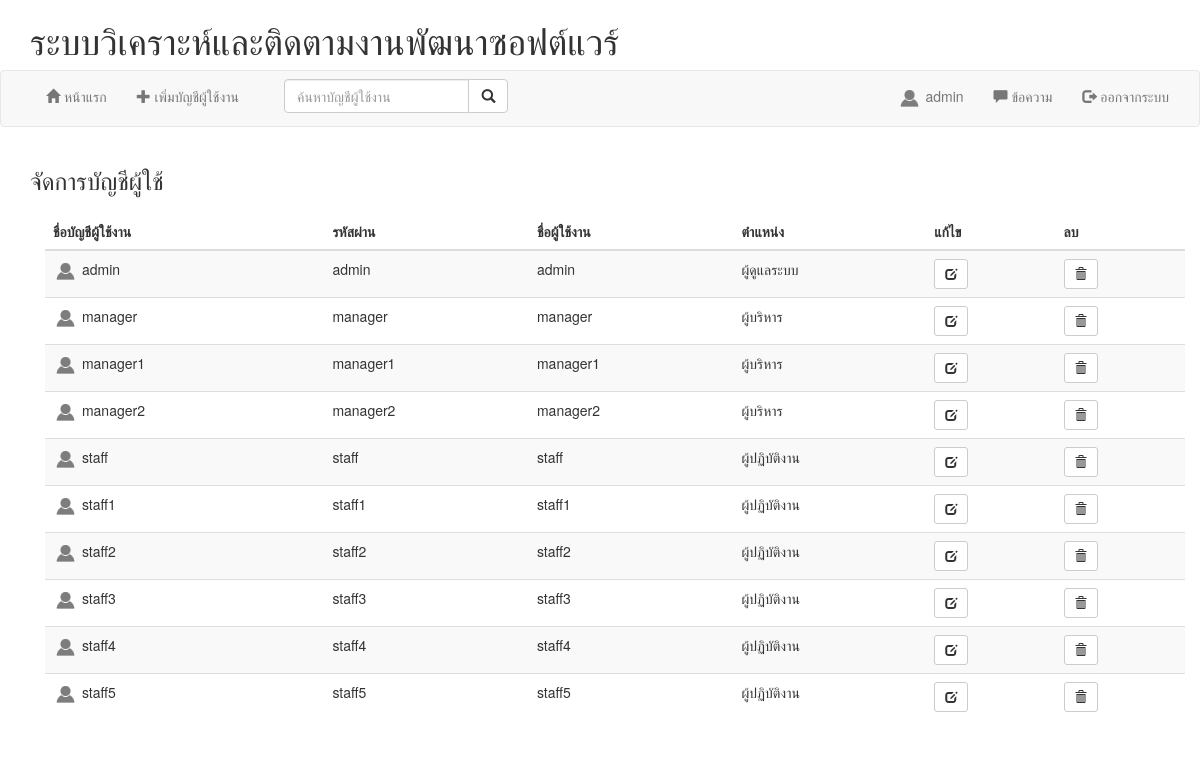
Page /manage_user.php (signed in) on the committed database.
### tables this page shows
CREATE TABLE tb_user (
  Username varchar(20) NOT NULL,
  Password varchar(20) NOT NULL,
  Realname varchar(50) NOT NULL,
  Position varchar(20) NOT NULL,
  Filename varchar(25) NOT NULL,
  PRIMARY KEY (Username)
);

### manage_user.php (the view, shortened to what this page needs)
<?php
require("connect.php");
$num_rec_per_page = 10;
if (isset($_GET["page"])) { $page  = $_GET["page"]; } else { $page = 1; };
$start_from = ($page - 1) * $num_rec_per_page;
if (isset($_SESSION['search_user'])) $keyword = $_SESSION['search_user'];
else $keyword = "";
?>
<!DOCTYPE html>
<html>
<head>
  <link rel="stylesheet" href="https://maxcdn.bootstrapcdn.com/bootstrap/3.3.7/css/bootstrap.min.css">
</head>
<body>
  <div class="container"><h1>ระบบวิเคราะห์และติดตามงานพัฒนาซอฟต์แวร์</h1></div>
  <nav class="navbar navbar-default">
    <div class="container-fluid">
      <div class="collapse navbar-collapse" id="myNavbar">
      <ul class="nav navbar-nav">
        <li><a href="search/clear_search_user.php"><span class="glyphicon">&#xe021;</span>&nbsp;หน้าแรก</a></li>
        <li><a href="add/add_user.php?page=<?= $page ?>"><span class="glyphicon">&#x2b;</span>&nbsp;เพิ่มบัญชีผู้ใช้งาน</a></li>
      </ul>
      <div class="col-sm-3 col-md-3">
        <form action="search/check_search_user.php" method="post" class="navbar-form" role="search">
          <div class="form-group">
            <div class="input-group">
              <input type="text"
              class="form-control"
              id="search_user"
              name="search_user"
              placeholder="ค้นหาบัญชีผู้ใช้งาน"
              value="<?= $keyword ?>"
              >
              <div class="input-group-btn">
                <button class="btn btn-default" type="submit">
                  <i class="glyphicon glyphicon-search"></i>
                </button>
              </div>
            </div>
          </div>
        </form>
      </div>
      <ul class="nav navbar-nav navbar-right">
        <li><a href="userprofile.php?username=<?php echo $_SESSION['user_login_name']; ?>"><img src="userpicture/<?php echo $_SESSION['user_login_picture'] ?>" height="25" width="25">&nbsp;<?php echo $_SESSION['user_login_realname']; ?></a></li>
        <li><a href="conversation/chatroom.php"><span class="glyphicon">&#xe111;</span>&nbsp;ข้อความ<span id="message_badges"></span></a></li>
        <li><a href="permission/logout.php"><span class="glyphicon">&#xe163;</span>&nbsp;ออกจากระบบ</a></li>
      </ul>
    </div>
  </div>
  </nav>
  <div class="container">
      <h3>จัดการบัญชีผู้ใช้</h3>
      <div class="container">
        <?php
        if ($keyword == Null || $keyword == "") {
          $sql_main = "SELECT *
          FROM tb_user
          ";
        }
        $rs = mysqli_query($con, $sql_main." LIMIT $start_from, $num_rec_per_page");
        if (mysqli_num_rows($rs) > 0) {
        ?>
        <p id="data_table">
          <table class="table table-striped">
            <thead>
              <tr>
                <th>ชื่อบัญชีผู้ใช้งาน</th>
                <th>รหัสผ่าน</th>
                <th>ชื่อผู้ใช้งาน</th>
                <th>ตำแหน่ง</th>
                <th>แก้ไข</th>
                <th>ลบ</th>
              </tr>
            </thead>
            <tbody>
              <?php
              while ($row = mysqli_fetch_array($rs)) {
                if ($row[3] == "Administrator") {
                  $str_position = "ผู้ดูแลระบบ";
                } else if ($row[3] == "Manager") {
                  $str_position = "ผู้บริหาร";
                } else {
                  $str_position = "ผู้ปฏิบัติงาน";
                }
                echo "<tr>
                <td><img src=\"userpicture/{$row[4]}\" height=\"25\" width=\"25\">&nbsp;{$row[0]}</td>
                <td>{$row[1]}</td>
                <td>{$row[2]}</td>
                <td>$str_position</td>
                <td>
                <a href=\"edit/edit_user.php?username={$row[0]}&page=$page\" class=\"btn btn-default btn-sm\" role=\"button\">
                <span class=\"glyphicon glyphicon-edit\"></span>
                </a>
                </td>
                <td>
                <a href=\"delete\delete_user.php?username={$row[0]}&page=$page\" class=\"btn btn-default btn-sm\" role=\"button\">
                <span class=\"glyphicon glyphicon-trash\"></span>
                </a>
                </td>
              </tr>";
            }
            ?>
          </tbody>
        </table>
      </p>
    <?php }  ?>
    </div>
  </div>
</body>
</html>

### rows in the picture
tb_user: Filename (picture), Username "admin", Password "admin", Realname "admin", Position "ผู้ดูแลระบบ"
tb_user: Filename (picture), Username "manager", Password "manager", Realname "manager", Position "ผู้บริหาร"
tb_user: Filename (picture), Username "manager1", Password "manager1", Realname "manager1", Position "ผู้บริหาร"
tb_user: Filename (picture), Username "manager2", Password "manager2", Realname "manager2", Position "ผู้บริหาร"
tb_user: Filename (picture), Username "staff", Password "staff", Realname "staff", Position "ผู้ปฏิบัติงาน"
tb_user: Filename (picture), Username "staff1", Password "staff1", Realname "staff1", Position "ผู้ปฏิบัติงาน"
tb_user: Filename (picture), Username "staff2", Password "staff2", Realname "staff2", Position "ผู้ปฏิบัติงาน"
tb_user: Filename (picture), Username "staff3", Password "staff3", Realname "staff3", Position "ผู้ปฏิบัติงาน"
tb_user: Filename (picture), Username "staff4", Password "staff4", Realname "staff4", Position "ผู้ปฏิบัติงาน"
tb_user: Filename (picture), Username "staff5", Password "staff5", Realname "staff5", Position "ผู้ปฏิบัติงาน"

### other values in the picture
$_SESSION['user_login_realname'] "admin"
